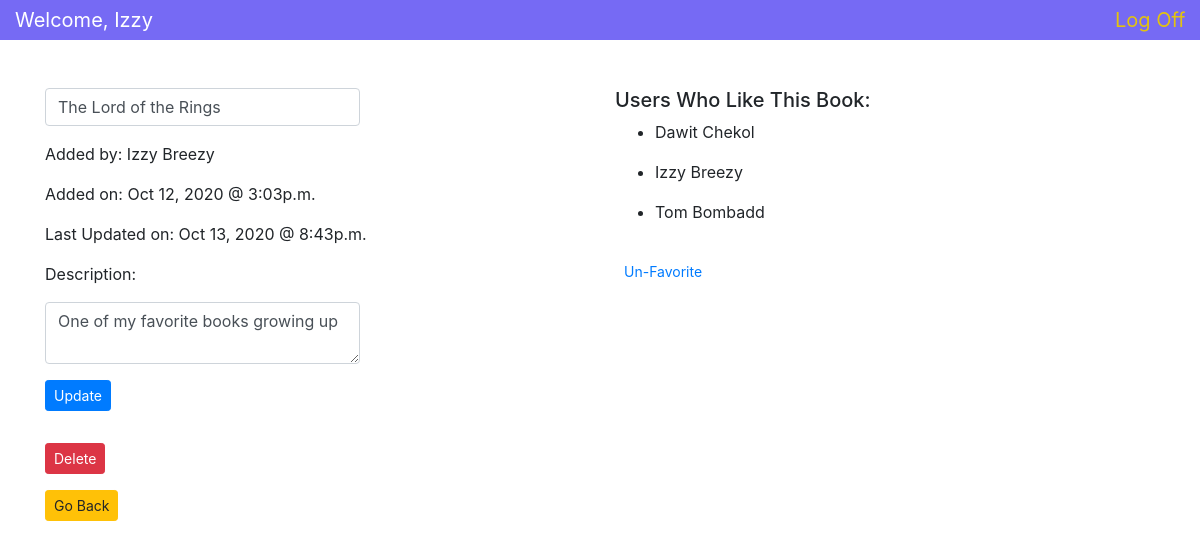
The page /books/2 (signed in) on the database its author committed.
### F_B_app/models.py (models this page shows)
class User(models.Model):
    first_name = models.CharField(max_length=50)
    last_name = models.CharField(max_length=50)
    email = models.CharField(max_length=50)
    password = models.TextField()
    created_at = models.DateTimeField(auto_now_add=True)
    updated_at = models.DateTimeField(auto_now=True)
    objects = UserManager()

class Book(models.Model):
    title = models.CharField(max_length=255)
    description = models.TextField()
    uploaded_by = models.ForeignKey(User, related_name='books_uploaded', on_delete=models.CASCADE)
    users_who_like = models.ManyToManyField(User, related_name="liked_books")
    created_at = models.DateTimeField(auto_now_add=True)
    updated_at = models.DateTimeField(auto_now=True)
    objects = BookManager()

### F_B_app/views.py (the view)
# urls.py: path('books/<int:id>', views.show_book),
def show_book(request, id):
    if 'user_id' not in request.session:  # making sure only logged in users are using the app
        messages.error(request, "You need to Login on create an account!")
        return redirect('/')
    Book_with_id = Book.objects.filter(id = id)
    if len(Book_with_id) > 0:
        context = {
            'user' : User.objects.get(id=request.session['user_id']),
            'book': Book.objects.get(id=id)
        }
        return render(request, 'add_fav.html', context)
    else:  # extra validation incase user manipulates the url by changing the id
        messages.error(request, "Book not found")
        return redirect('/books')

### F_B_app/templates/add_fav.html (shortened to what this page needs)
<!DOCTYPE html>
<html lang="en">
<head>
    {% load static %}
    <link rel="stylesheet" type="text/css" href="{% static 'style.css' %}">
    <link rel="stylesheet" href="https://stackpath.bootstrapcdn.com/bootstrap/4.5.2/css/bootstrap.min.css"
>
</head>
<body>
    <div class="container-fluid py-auto navbar-light mb-5" style="background-color: #766af4;">
        <div class="row">
            <div class="nav-item col">
                <h7 class="navbar-brand" id="welcome-color">Welcome, {{user.first_name}}</h7>
            </div>
            <div class=" col-md-2 col-sm-5 col-lg-1">
                <a class="navbar-brand link-color" style="color: #e3c30f;" href="/logout">Log Off</a>
            </div>
        </div>
    </div>
    <div class="container">
        {% if request.session.user_id == book.uploaded_by.id %}
            <div class="row">
                <div class="col">
                    <form action="/books/edit/{{book.id}}" method="POST">
                        <input type="text" name="title" value="{{book.title}}" class="form-control col-7 mb-3" placeholder="Title">
                        <div class="form-group">
                            <p>Added by: {{book.uploaded_by.first_name}} {{book.uploaded_by.last_name}}</p>
                            <p>Added on: {{book.created_at|date:'M j, Y @ fa'}}</p>
                            <p>Last Updated on: {{book.updated_at|date:'M j, Y @ fa'}}</p>
                            Description: <textarea class="form-control col-7 mt-3" name="description" id="description"
                                placeholder="Description">{{book.description}}</textarea>
                            <button type="submit" class="btn btn-primary btn-sm mt-3" id="">Update</button>
                        </div>
                    </form>
                    <form action="/books/delete" method="post">
                        <button type="submit" class="btn btn-danger btn-sm mt-3 ml-7" id="">Delete</button>
                    </form>
                    <a href="/books"><button class="btn btn-warning btn-sm mt-3" >Go Back</button></a>
                </div>
                <div class="col">
                    <h5>Users Who Like This Book:</h5>
                    {% for user in book.users_who_like.all %}
                        <ul>
                            <li>{{user.first_name}} {{user.last_name}}</li>
                        </ul>
                    {% endfor %}
                    {% if user in book.users_who_like.all %}
                        <form action="/books/un_fav_book/{{book.id}}" method="post">
                            <button type="submit" class="btn btn-link btn-sm mt-3" id="">Un-Favorite</button>
                        </form>
                    {% else %}
                        <form action="/books/add_fav_book/{{book.id}}" method="post">
                            {% csrf_token %}
                            <button type="submit" class="btn btn-link btn-sm mt-3" id=""> Add to Favorite</button>
                        </form>
                    {% endif %}
                </div>
            </div>
        {% endif %}
    </div>
</body>
</html>

### F_B_app/static/style.css (style rules this page uses)
#welcome-color { color:white; }

### rows shown on the page
User: first_name "Izzy", last_name "Breezy"
Book: title "The Lord of the Rings", uploaded_by.first_name "Izzy", uploaded_by.last_name "Breezy", created_at "Oct 12, 2020 @ 3:03p.m.", updated_at "Oct 13, 2020 @ 8:43p.m.", description "One of my favorite books growing up"
User: first_name "Dawit", last_name "Chekol"
User: first_name "Tom", last_name "Bombadd"
